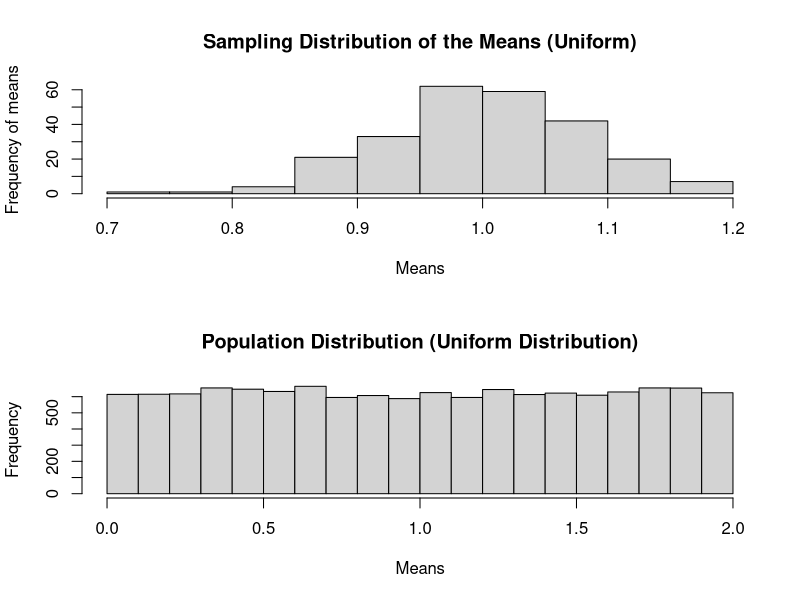

Source code (R):
# CENTRAL program - Chapter 5

# Change SampleSize to desired sample size
# Change NumReplications to desired number of replications
# Change distType for distribution to Uniform, Normal, Exponential, Bimodal

chap05 <- function () {

par(mfrow=c(2,1))
SampleSize = 50
NumReplications = 250
distType = "Uniform" 

MeanDist = NULL
AllSamples = NULL
for (i in 1:NumReplications) {
        if (distType == "Uniform") {PopVar = 1/3; invisible(mySample <- runif(SampleSize,0,2));distLabel = "Uniform"}
        if (distType == "Normal") {PopVar = 1/9; invisible(mySample <- rnorm(SampleSize,1,sqrt(PopVar)));distLabel = "Normal"}
        if (distType == "Exponential") {PopVar = 1; invisible(mySample <- rexp(SampleSize,1));distLabel = "Exponential"}
        if (distType == "Bimodal") {PopVar = .5; invisible(mySample <- c(rnorm(as.integer(SampleSize/2),0,.75),rnorm(SampleSize-as.integer(SampleSize/2),2,.75)));distLabel = "Bimodal"}

        sampleMean = mean(mySample)
        MeanDist = c(MeanDist,sampleMean)
        AllSamples = c(AllSamples,mySample)
        }

cat("\n")
cat("\n")
cat("PROGRAM OUTPUT","\n")
cat("\n")

Inputvalues = c(SampleSize,NumReplications,distType)
names(Inputvalues)= c("Sample Size","Number Replications","Distribution Type")
Input = data.frame(Inputvalues)
print(Input)
cat("\n")
cat("\n")

cat("Sampling Distribution Mean =",mean(MeanDist)," Variance =",var(MeanDist),"\n")
cat(distType,"Distribution Mean =",mean(mySample)," Variance",var(mySample),"\n")


hist(MeanDist,breaks=(seq(floor(min(MeanDist)*10)/10,ceiling(max(MeanDist)*10)/10,.05)),main=paste("Sampling Distribution of the Means (",distLabel,")",sep=""),ylab="Frequency of means",xlab="Means")
hist(AllSamples,breaks=(seq(floor(min(AllSamples)*10)/10,ceiling(max(AllSamples)*10)/10,.1)),main=paste("Population Distribution (",distLabel," Distribution)",sep=""),ylab="Frequency",xlab="Means")
}
chap05()

